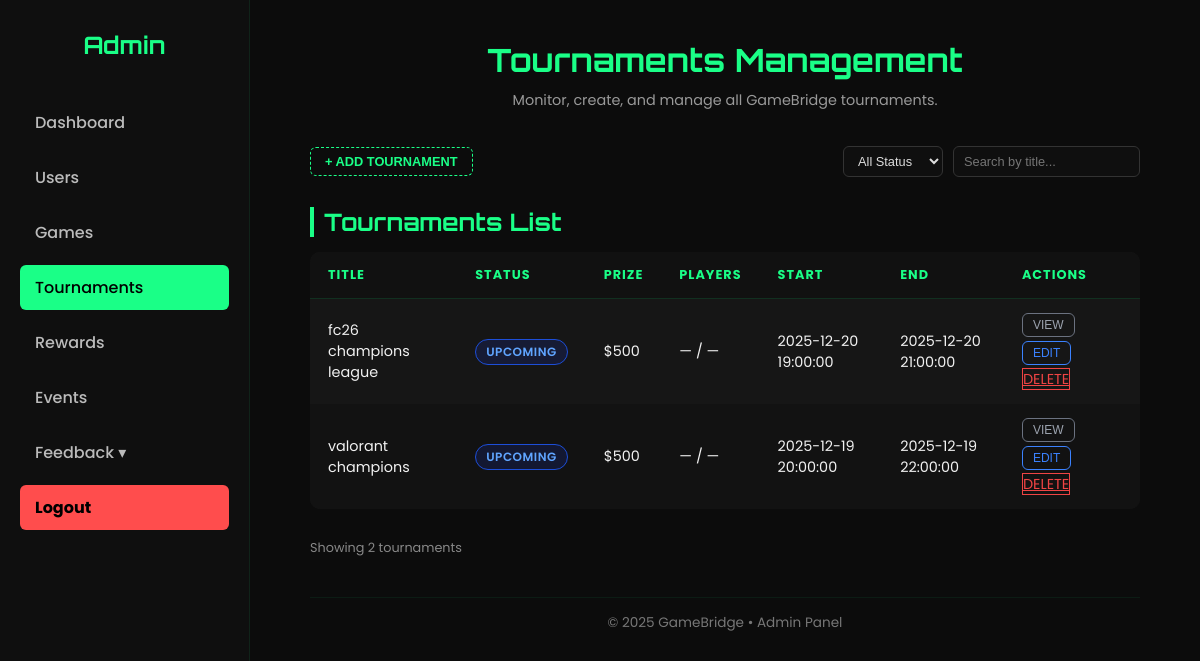
The app's page /final/User_managment/View/BackOffice/admintour.php (signed in) with its own data.
### tables this page shows
CREATE TABLE `tournaments` (
  `id` int(11) UNSIGNED NOT NULL,
  `name` varchar(100) NOT NULL,
  `description` text DEFAULT NULL,
  `start_date` datetime NOT NULL,
  `end_date` datetime DEFAULT NULL,
  `reward_id` int(11) UNSIGNED NOT NULL,
  `max_players` int(11) NOT NULL DEFAULT 16,
  `image_path` varchar(255) DEFAULT NULL
);

CREATE TABLE `rewards` (
  `id` int(11) UNSIGNED NOT NULL,
  `title` varchar(100) NOT NULL,
  `value` varchar(50) NOT NULL,
  `type` varchar(50) NOT NULL
);

### final/User_managment/View/BackOffice/admintour.php (the view, shortened to what this page needs)
<?php
require_once __DIR__ . '/../../config/db.php';
try {
    $tStmt = $pdo->query("
        SELECT
            t.*,
            r.value AS reward_value,
            r.title AS reward_title,
            r.type  AS reward_type
        FROM tournaments t
        LEFT JOIN rewards r ON r.id = t.reward_id
        ORDER BY t.id DESC
    ");
    $tournaments = $tStmt->fetchAll(PDO::FETCH_ASSOC);
} catch (Exception $e) {
    $rewards = [];
    $tournaments = [];
}
?>
<!DOCTYPE html>
<html lang="en">
<head>
  <link rel="stylesheet" href="../../public/css/tournaments.css">
  <link rel="stylesheet" href="../../public/css/admin-tournaments.css">
</head>
<body>
  <div class="sidebar">
    <h2>Admin</h2>
    <a href="admin.php" class="nav-link">Dashboard</a>
    <a href="admin.php?section=users" class="nav-link">Users</a>
    <a href="games_dashboard.php" class="nav-link">Games</a>
    <a href="admintour.php" class="nav-link active">Tournaments</a>
    <a href="adminrewards.php" class="nav-link">Rewards</a>
    <a href="event/event.php" class="nav-link">Events</a>
    <a href="#" class="nav-link" id="feedbackToggle">Feedback ▾</a>
    <a href="../FrontOffice/logout.php"
      onclick="return confirm('Are you sure you want to logout?');"
      style="background:#ff4d4d; color:#000; font-weight:700;"
      class="nav-link">
      Logout
    </a>
  </div>
  <div class="main-content">
    <h1>Tournaments Management</h1>
    <p class="subtitle">Monitor, create, and manage all GameBridge tournaments.</p>
    <div class="top-controls">
      <div class="top-left">
        <button class="btn-primary" id="openAddModal" type="button">+ ADD TOURNAMENT</button>
      </div>
      <div class="top-right">
        <select class="filter-select" id="statusFilterAdmin">
          <option value="all">All Status</option>
        </select>
        <input class="search-input" id="searchAdmin" type="text" placeholder="Search by title...">
      </div>
    </div>
    <h2 class="section-title">Tournaments List</h2>
    <table>
      <thead>
        <tr>
          <th>TITLE</th>
          <th>STATUS</th>
          <th>PRIZE</th>
          <th>PLAYERS</th>
          <th>START</th>
          <th>END</th>
          <th>ACTIONS</th>
        </tr>
      </thead>
      <tbody id="tournaments-body">
        <?php if (!empty($tournaments)): ?>
          <?php foreach ($tournaments as $t): ?>
            <?php
              $status = $t['status'] ?? 'upcoming';
              $statusClass = 'status-upcoming';
              $prizeValue = $t['reward_value'] ?? null;
              $prize = ($prizeValue !== null && $prizeValue !== '') ? '$' . $prizeValue : '$0';
              $startLocal = '';
              if (!empty($t['start_date'])) $startLocal = str_replace(' ', 'T', substr($t['start_date'], 0, 16));
              $endLocal = '';
              if (!empty($t['end_date']))   $endLocal   = str_replace(' ', 'T', substr($t['end_date'], 0, 16));
              $img = $t['image_path'] ?? '';
            ?>
            <tr data-status="<?= htmlspecialchars($status) ?>" data-title="<?= htmlspecialchars(strtolower($t['name'])) ?>">
              <td><?= htmlspecialchars($t['name']) ?></td>
              <td>
                <span class="status-pill <?= $statusClass ?>">
                  <?= strtoupper(htmlspecialchars($status)) ?>
                </span>
              </td>
              <td><?= htmlspecialchars($prize) ?></td>
              <td>— / —</td>
              <td><?= htmlspecialchars($t['start_date'] ?? '—') ?></td>
              <td><?= htmlspecialchars($t['end_date'] ?? '—') ?></td>
              <td class="actions-cell">
                <button class="btn-view" type="button">VIEW</button>
                <button
                  class="btn-edit"
                  type="button"
                  data-id="<?= (int)$t['id'] ?>"
                  data-name="<?= htmlspecialchars($t['name'], ENT_QUOTES) ?>"
                  data-description="<?= htmlspecialchars($t['description'] ?? '', ENT_QUOTES) ?>"
                  data-reward-id="<?= (int)($t['reward_id'] ?? 0) ?>"
                  data-start="<?= htmlspecialchars($startLocal, ENT_QUOTES) ?>"
                  data-end="<?= htmlspecialchars($endLocal, ENT_QUOTES) ?>"
                  data-image="<?= htmlspecialchars($img, ENT_QUOTES) ?>"
                >EDIT</button>
                <a class="btn-delete"
                   href="admintour.php?action=delete&id=<?= (int)$t['id'] ?>"
                   onclick="return confirm('Delete this tournament?');">
                  DELETE
                </a>
              </td>
            </tr>
          <?php endforeach; ?>
        <?php else: ?>
          <tr><td colspan="7">No tournaments found in the database.</td></tr>
        <?php endif; ?>
      </tbody>
    </table>
    <p class="table-summary">Showing <?= count($tournaments) ?> tournaments</p>
    <footer>© 2025 GameBridge • Admin Panel</footer>
  </div>
</body>
</html>

### final/User_managment/public/css/tournaments.css (style rules this page uses)
:root { --accent: #1AFF87; --bg-dark: #0c0c0c; --bg-card: #161616; --text: #f1f1f1; }
* { margin: 0; padding: 0; box-sizing: border-box; }
body { background: var(--bg-dark); color: var(--text); font-family: 'Poppins', sans-serif; min-height: 100vh; }
#openAddModal { background: transparent; border: 1px dashed var(--accent); color: var(--accent); border-radius: 6px; padding: 6px 14px; font-size: 0.8rem; text-transform: uppercase; cursor: pointer; transition: 0.3s; }

### final/User_managment/public/css/admin-tournaments.css (style rules this page uses)
body { background: #0c0c0c; color: var(--text); font-family: 'Poppins', sans-serif; margin: 0; display: flex; min-height: 100vh; }
.sidebar { width: 250px; background: #0f0f0f; border-right: 1px solid #1aff8715; display: flex; flex-direction: column; padding: 30px 20px; }
.sidebar h2 { font-family: 'Orbitron', sans-serif; color: var(--accent); margin-bottom: 40px; text-align: center; }
.sidebar a { color: #bbb; text-decoration: none; padding: 10px 15px; margin-bottom: 10px; border-radius: 6px; transition: 0.3s; font-weight: 500; }
.sidebar a:hover, .sidebar a.active { background: var(--accent); color: #000; }
.main-content { flex: 1; padding: 40px 60px; overflow-y: auto; }
.main-content h1 { font-family: 'Orbitron', sans-serif; color: var(--accent); margin-bottom: 10px; text-align: center; }
.subtitle { text-align: center; color: #999; font-size: 0.9rem; margin-bottom: 35px; }
.top-controls { display: flex; justify-content: space-between; align-items: center; margin-bottom: 20px; gap: 15px; flex-wrap: wrap; }
.top-left { display: flex; gap: 10px; align-items: center; flex-wrap: wrap; }
.top-right { display: flex; gap: 10px; flex-wrap: wrap; }
.btn-primary, .btn-ghost { border-radius: 6px; padding: 6px 14px; font-size: 0.8rem; text-transform: uppercase; cursor: pointer; font-weight: 600; transition: 0.3s; background: transparent; }
.btn-primary { border: 2px solid var(--accent); color: var(--accent); }
.filter-select { background: #0f0f0f; border-radius: 6px; border: 1px solid #333; color: #ddd; padding: 6px 10px; font-size: 0.8rem; }
.search-input { background: #0f0f0f; border-radius: 6px; border: 1px solid #333; color: #ddd; padding: 6px 10px; font-size: 0.8rem; min-width: 180px; }
h2.section-title { font-family: 'Orbitron', sans-serif; color: var(--accent); margin-bottom: 15px; border-left: 4px solid var(--accent); padding-left: 10px; margin-top: 30px; }
table { width: 100%; border-collapse: collapse; background: var(--bg-card); border-radius: 10px; overflow: hidden; margin-bottom: 30px; }
th, td { padding: 14px 18px; text-align: left; font-size: 0.9rem; }
th { background: #111; color: var(--accent); text-transform: uppercase; letter-spacing: 1px; border-bottom: 1px solid #1aff8711; font-size: 0.8rem; }
tr:nth-child(even) { background: #121212; }
.status-pill { display: inline-block; padding: 3px 10px; border-radius: 999px; font-size: 0.75rem; text-transform: uppercase; letter-spacing: 0.5px; font-weight: 600; }
.status-upcoming { background: #1d3bff22; color: #60a5ff; border: 1px solid #1d4ed8; }
.actions-cell button { background: transparent; border-radius: 6px; padding: 4px 10px; font-size: 0.75rem; cursor: pointer; text-transform: uppercase; margin-right: 6px; margin-bottom: 4px; transition: 0.3s; }
.btn-edit { border: 1px solid #3b82ff; color: #3b82ff; }
.btn-delete { border: 1px solid #ef4444; color: #ef4444; }
.btn-view { border: 1px solid #6b7280; color: #9ca3af; }
.table-summary { font-size: 0.8rem; color: #888; margin-bottom: 40px; }
footer { text-align: center; color: #777; font-size: 0.85rem; margin-top: 40px; border-top: 1px solid #1aff8711; padding-top: 15px; }

### records on screen
tournaments: name "fc26 champions league", status "UPCOMING", reward.value "$500", start_date "2025-12-20 19:00:00", end_date "2025-12-20 21:00:00"
tournaments: name "valorant champions", status "UPCOMING", reward.value "$500", start_date "2025-12-19 20:00:00", end_date "2025-12-19 22:00:00"

### other values on screen
count($tournaments) "2"
